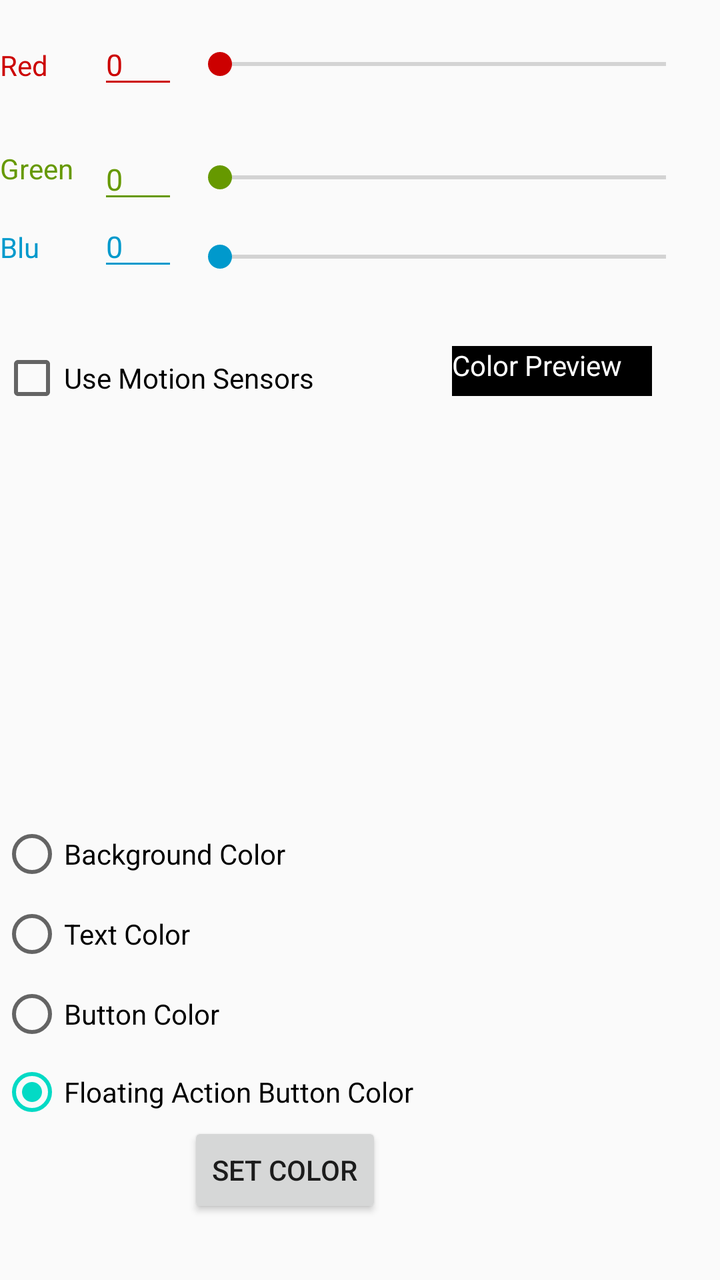
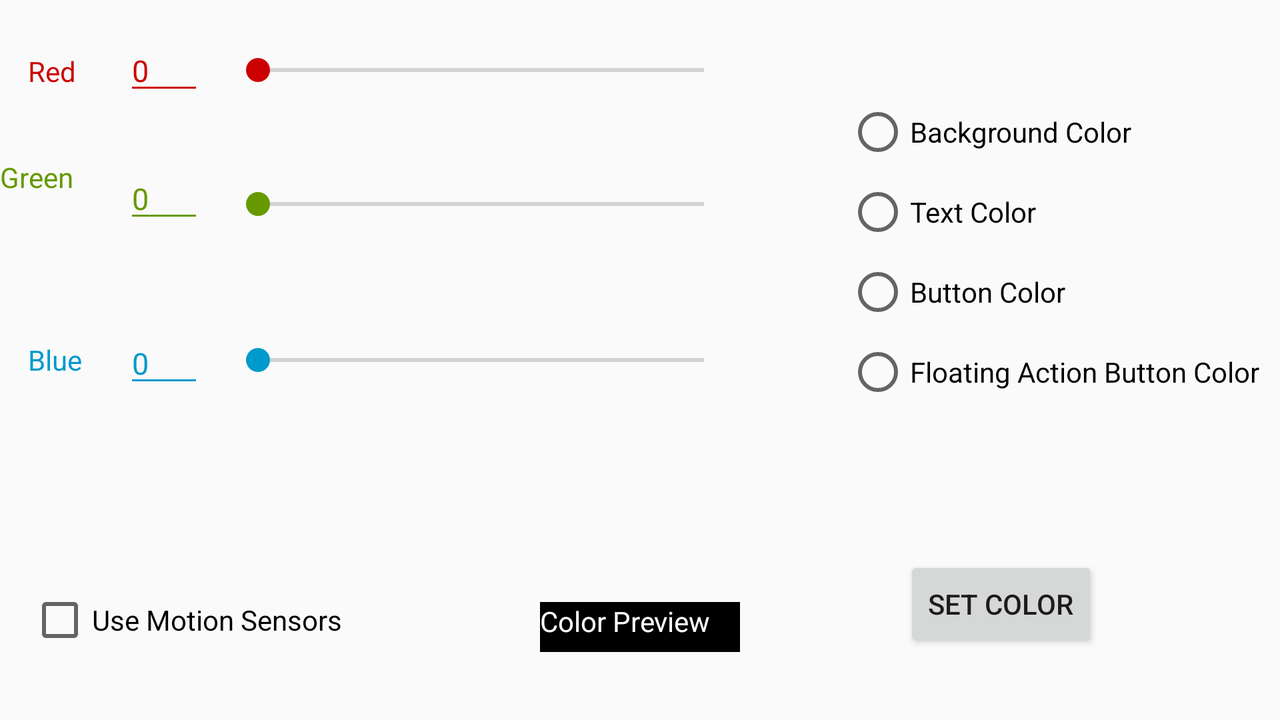

Compare how this app lays out the same screen by default and in its alternative resource folder. The renders come first, then the two layout files and the values they reference.
<!-- AndroidManifest.xml: application theme AppTheme -->
<!-- res/layout/content_main.xml -->
<?xml version="1.0" encoding="utf-8"?>
<RelativeLayout
    xmlns:android="http://schemas.android.com/apk/res/android"
    xmlns:app="http://schemas.android.com/apk/res-auto"
    xmlns:tools="http://schemas.android.com/tools"
    android:layout_width="match_parent"
    android:layout_height="match_parent"
    app:layout_behavior="@string/appbar_scrolling_view_behavior"
    tools:context=".MainActivity"
    tools:showIn="@layout/activity_main"
    android:orientation="horizontal"
    android:id="@+id/main_layout"

    >

    <TextView
        android:id="@+id/red_text_View"
        android:layout_width="35dp"
        android:layout_height="wrap_content"
        android:layout_alignParentStart="true"
        android:layout_alignParentTop="true"
        android:layout_marginTop="23dp"
        android:text="@string/red"
        android:textColor="@android:color/holo_red_dark"
        app:layout_constraintLeft_toLeftOf="parent"
        app:layout_constraintTop_toTopOf="parent"
        tools:layout_editor_absoluteX="7dp" />


    <TextView
        android:id="@+id/green_Text_View"
        android:layout_width="49dp"
        android:layout_height="32dp"
        android:layout_alignParentStart="true"
        android:layout_alignTop="@+id/green_Seek_Bar"
        android:text="@string/green"
        android:textColor="@android:color/holo_green_dark"
        app:layout_constraintLeft_toLeftOf="parent"
        tools:layout_editor_absoluteX="7dp" />

    <TextView
        android:id="@+id/blue_Text_View"
        android:layout_width="wrap_content"
        android:layout_height="wrap_content"
        android:layout_alignBaseline="@+id/Blue_Edit_Text"
        android:layout_alignParentStart="true"
        android:maxLength="3"
        android:text="@string/blue"
        android:textColor="@android:color/holo_blue_dark"
        app:layout_constraintLeft_toLeftOf="parent"
        tools:layout_editor_absoluteX="7dp" />

    <EditText
        android:id="@+id/Red_Edit_Text"
        android:layout_width="40dp"
        android:layout_height="wrap_content"
        android:layout_alignBaseline="@+id/red_text_View"
        android:layout_toEndOf="@+id/green_Text_View"
        android:backgroundTint="@android:color/holo_red_dark"
        android:ems="10"
        android:inputType="numberDecimal"
        android:text="@string/_0"
        android:textColor="@android:color/holo_red_dark"
        android:textSize="15sp"
        app:layout_constraintTop_toTopOf="parent"
        tools:layout_editor_absoluteX="57dp"
        tools:layout_editor_absoluteY="16dp"
        android:maxLength="3"/>

    <EditText
        android:id="@+id/green_Edit_Text"
        android:layout_width="40dp"
        android:layout_height="wrap_content"
        android:layout_alignBottom="@+id/green_Text_View"
        android:layout_toEndOf="@+id/green_Text_View"
        android:backgroundTint="@android:color/holo_green_dark"
        android:ems="10"
        android:inputType="number"
        android:maxEms="255"
        android:text="@string/_0"
        android:textColor="@android:color/holo_green_dark"
        android:textSize="15sp"
        android:maxLength="3"/>
    <EditText
        android:id="@+id/Blue_Edit_Text"
        android:layout_width="40dp"
        android:layout_height="wrap_content"
        android:layout_alignParentTop="true"
        android:layout_marginTop="103dp"
        android:layout_toEndOf="@+id/green_Text_View"
        android:backgroundTint="@android:color/holo_blue_dark"
        android:ems="10"
        android:inputType="number"
        android:maxEms="255"
        android:text="@string/_0"
        android:textColor="@android:color/holo_blue_dark"
        android:textSize="15sp"
        android:maxLength="3"/>

    <SeekBar
        android:id="@+id/red_Seek_Bar"
        android:layout_width="255dp"
        android:layout_height="wrap_content"
        android:layout_alignParentEnd="true"
        android:layout_alignTop="@+id/red_text_View"
        android:layout_marginEnd="11dp"

        android:max="255"
        android:thumbTint="@android:color/holo_red_dark"
        app:layout_constraintLeft_toRightOf="@id/Red_Edit_Text"
        app:layout_constraintTop_toTopOf="parent"
        tools:layout_editor_absoluteY="16dp" />

    <SeekBar
        android:id="@+id/green_Seek_Bar"
        android:layout_width="255dp"
        android:layout_height="28dp"
        android:layout_above="@+id/Blue_Edit_Text"
        android:layout_alignStart="@+id/red_Seek_Bar"
        android:layout_marginBottom="-103dp"
        android:max="255"
        android:thumbTint="@android:color/holo_green_dark"
        app:layout_constraintLeft_toRightOf="@id/green_Edit_Text"
        app:layout_constraintTop_toBottomOf="@id/red_Seek_Bar" />

    <SeekBar
        android:id="@+id/Blue_Seek_Bar"
        android:layout_width="255dp"
        android:layout_height="24dp"
        android:layout_alignBottom="@+id/Blue_Edit_Text"
        android:layout_alignStart="@+id/red_Seek_Bar"
        android:max="255"
        android:thumbTint="@android:color/holo_blue_dark"
        app:layout_constraintLeft_toRightOf="@id/Blue_Edit_Text"
        app:layout_constraintTop_toBottomOf="@id/green_Seek_Bar" />


    <CheckBox
        android:id="@+id/ums"
        android:layout_width="wrap_content"
        android:layout_height="wrap_content"
        android:layout_alignParentStart="true"
        android:layout_alignParentTop="true"
        android:layout_marginTop="173dp"
        android:text="@string/use_motion_sensors"
        tools:ignore="InvalidId"
        tools:layout_editor_absoluteX="5dp" />

    <TextView
        android:id="@+id/color_Preview_Text_View"
        android:layout_width="100dp"
        android:layout_height="25dp"
        android:layout_alignParentEnd="true"
        android:layout_alignTop="@+id/ums"
        android:layout_marginEnd="34dp"
        android:background="@android:color/black"
        android:text="@string/color_preview"
        android:textColor="@android:color/white"
        tools:layout_editor_absoluteX="258dp" />


    <RadioGroup
        android:id="@+id/radioGruppe"
        android:layout_width="280dp"
        android:layout_height="200dp"
        android:layout_above="@+id/btnn"
        android:layout_alignParentStart="true"
        tools:layout_editor_absoluteX="9dp"
        tools:layout_editor_absoluteY="2dp">

        <RadioButton
            android:id="@+id/bgcol"
            android:layout_width="wrap_content"
            android:layout_height="wrap_content"
            android:layout_marginTop="50dp"
            android:checked="true"
            android:onClick="check"
            android:text="@string/background_color" />

        <RadioButton
            android:id="@+id/text_Color_RadioButton"
            android:layout_width="wrap_content"
            android:layout_height="wrap_content"
            android:layout_marginTop="8dp"
            android:checked="true"
            android:onClick="check"
            android:text="@string/text_color" />

        <RadioButton
            android:id="@+id/button_Color"
            android:layout_width="wrap_content"
            android:layout_height="wrap_content"
            android:layout_marginTop="8dp"
            android:checked="true"
            android:onClick="check"
            android:text="@string/button_color" />

        <RadioButton
            android:id="@+id/fabcol"
            android:layout_width="wrap_content"
            android:layout_height="wrap_content"
            android:layout_marginTop="8dp"
            android:checked="true"
            android:onClick="check"
            android:text="@string/floating_action_button_color" />
    </RadioGroup>

    <Button
        android:id="@+id/btnn"
        android:layout_width="wrap_content"
        android:layout_height="wrap_content"
        android:layout_alignParentBottom="true"
        android:layout_alignStart="@+id/red_Seek_Bar"
        android:layout_marginBottom="31dp"
        android:text="@string/set_color"
        app:layout_constraintLeft_toLeftOf="parent"
        app:layout_constraintStart_toStartOf="parent"
        android:onClick="check"/>



</RelativeLayout>
<!-- resources referenced by this layout -->
<resources>
  <string name="_0">0</string>
  <string name="background_color">Background Color</string>
  <string name="blue">Blue</string>
  <string name="button_color">Button Color</string>
  <string name="color_preview">Color Preview</string>
  <string name="floating_action_button_color">Floating Action Button Color</string>
  <string name="green">Green</string>
  <string name="red">Red</string>
  <string name="set_color">set color</string>
  <string name="text_color">Text Color</string>
  <string name="use_motion_sensors">Use Motion Sensors</string>
  <style name="AppTheme" parent="Theme.AppCompat.Light.DarkActionBar">
          
          <item name="colorPrimary">@color/colorPrimary</item>
          <item name="colorPrimaryDark">@color/colorPrimaryDark</item>
          <item name="colorAccent">@color/colorAccent</item>
      </style>
</resources>
<!-- res/layout-land/content_main.xml (the repository's variant of the layout above) -->
<!-- drawn on the phone turned sideways -->
<?xml version="1.0" encoding="utf-8"?>
<RelativeLayout xmlns:android="http://schemas.android.com/apk/res/android"
    xmlns:app="http://schemas.android.com/apk/res-auto"
    xmlns:tools="http://schemas.android.com/tools"
    android:id="@+id/main_layout"
    android:layout_width="match_parent"
    android:layout_height="match_parent"
    android:orientation="horizontal"
    app:layout_behavior="@string/appbar_scrolling_view_behavior"
    tools:context=".MainActivity"
    tools:showIn="@layout/activity_main"

    >

    <TextView
        android:id="@+id/red_text_View"
        android:layout_width="35dp"
        android:layout_height="wrap_content"
        android:layout_alignEnd="@+id/green_Text_View"
        android:layout_alignParentTop="true"
        android:layout_marginTop="26dp"
        android:text="@string/red"
        android:textColor="@android:color/holo_red_dark"
        app:layout_constraintLeft_toLeftOf="parent"
        app:layout_constraintTop_toTopOf="parent"
        tools:layout_editor_absoluteX="7dp" />


    <TextView
        android:id="@+id/green_Text_View"
        android:layout_width="49dp"
        android:layout_height="32dp"
        android:layout_alignBottom="@+id/green_Seek_Bar"
        android:layout_alignParentStart="true"
        android:text="@string/green"
        android:textColor="@android:color/holo_green_dark"
        app:layout_constraintLeft_toLeftOf="parent"
        tools:layout_editor_absoluteX="7dp" />

    <TextView
        android:id="@+id/blue_Text_View"
        android:layout_width="wrap_content"
        android:layout_height="wrap_content"
        android:layout_alignStart="@+id/red_text_View"
        android:layout_centerVertical="true"
        android:text="@string/blue"
        android:textColor="@android:color/holo_blue_dark"
        app:layout_constraintLeft_toLeftOf="parent"
        tools:layout_editor_absoluteX="7dp" />

    <EditText
        android:id="@+id/Red_Edit_Text"
        android:layout_width="40dp"
        android:layout_height="wrap_content"
        android:layout_alignBaseline="@+id/red_text_View"
        android:layout_alignStart="@+id/Blue_Edit_Text"
        android:backgroundTint="@android:color/holo_red_dark"
        android:ems="10"
        android:inputType="numberDecimal"
        android:text="@string/_0"
        android:textColor="@android:color/holo_red_dark"
        android:textSize="15sp"
        app:layout_constraintTop_toTopOf="parent"
        tools:layout_editor_absoluteX="57dp"
        tools:layout_editor_absoluteY="16dp" />

    <EditText
        android:id="@+id/green_Edit_Text"
        android:layout_width="40dp"
        android:layout_height="wrap_content"
        android:layout_alignStart="@+id/Red_Edit_Text"
        android:layout_alignTop="@+id/green_Text_View"
        android:backgroundTint="@android:color/holo_green_dark"
        android:ems="10"
        android:inputType="number"
        android:maxEms="255"
        android:text="@string/_0"
        android:textColor="@android:color/holo_green_dark"
        android:textSize="15sp" />

    <EditText
        android:id="@+id/Blue_Edit_Text"
        android:layout_width="40dp"
        android:layout_height="wrap_content"
        android:layout_alignParentStart="true"
        android:layout_centerVertical="true"
        android:layout_marginStart="62dp"
        android:backgroundTint="@android:color/holo_blue_dark"
        android:ems="10"
        android:inputType="number"
        android:maxEms="255"
        android:text="@string/_0"
        android:textColor="@android:color/holo_blue_dark"
        android:textSize="15sp" />

    <SeekBar
        android:id="@+id/red_Seek_Bar"
        android:layout_width="255dp"
        android:layout_height="wrap_content"

        android:layout_alignParentStart="true"
        android:layout_alignTop="@+id/red_text_View"
        android:layout_marginStart="113dp"
        android:max="255"
        android:thumbTint="@android:color/holo_red_dark"
        app:layout_constraintTop_toTopOf="parent"
        tools:layout_editor_absoluteY="16dp" />


    <SeekBar
        android:id="@+id/green_Seek_Bar"
        android:layout_width="255dp"
        android:layout_height="wrap_content"
        android:layout_alignParentTop="true"
        android:layout_alignStart="@+id/red_Seek_Bar"
        android:layout_marginTop="93dp"
        android:max="255"
        android:thumbTint="@android:color/holo_green_dark" />

    <SeekBar
        android:id="@+id/Blue_Seek_Bar"
        android:layout_width="255dp"
        android:layout_height="24dp"
        android:layout_alignEnd="@+id/red_Seek_Bar"
        android:layout_centerVertical="true"
        android:max="255"
        android:thumbTint="@android:color/holo_blue_dark" />


    <CheckBox
        android:id="@+id/use_motion_sensors"
        android:layout_width="wrap_content"
        android:layout_height="wrap_content"
        android:layout_alignBottom="@+id/color_Preview_Text_View"
        android:layout_alignStart="@+id/red_text_View"
        android:text="@string/use_motion_sensors"
        tools:ignore="InvalidId"
        tools:layout_editor_absoluteX="5dp" />

    <TextView
        android:id="@+id/color_Preview_Text_View"
        android:layout_width="100dp"
        android:layout_height="25dp"
        android:layout_alignBottom="@+id/set_Color_Button"
        android:layout_centerHorizontal="true"
        android:background="@android:color/black"
        android:text="@string/color_preview"
        android:textColor="@android:color/white"
        tools:layout_editor_absoluteX="258dp" />


    <RadioGroup
        android:id="@+id/radioGroup"
        android:layout_width="217dp"
        android:layout_height="wrap_content"

        android:layout_alignParentEnd="true"
        android:layout_alignParentTop="true"
        tools:layout_editor_absoluteX="9dp"
        tools:layout_editor_absoluteY="2dp">

        <RadioButton
            android:id="@+id/background_Color_RadioButton"
            android:layout_width="wrap_content"
            android:layout_height="wrap_content"
            android:layout_marginTop="50dp"
            android:text="@string/background_color" />

        <RadioButton
            android:id="@+id/text_Color_RadioButton"
            android:layout_width="wrap_content"
            android:layout_height="wrap_content"
            android:layout_marginTop="8dp"
            android:text="@string/text_color" />

        <RadioButton
            android:id="@+id/button_Color_RadioButton"
            android:layout_width="wrap_content"
            android:layout_height="wrap_content"
            android:layout_marginTop="8dp"
            android:text="@string/button_color" />

        <RadioButton
            android:id="@+id/floating_Action_Button_Color_RadioButton"
            android:layout_width="wrap_content"
            android:layout_height="wrap_content"
            android:layout_marginTop="8dp"
            android:text="@string/floating_action_button_color" />
    </RadioGroup>

    <Button
        android:id="@+id/set_Color_Button"
        android:layout_width="wrap_content"
        android:layout_height="wrap_content"
        android:layout_alignParentBottom="true"
        android:layout_alignParentEnd="true"
        android:layout_marginBottom="34dp"
        android:layout_marginEnd="91dp"
        android:text="@string/set_color"
        app:layout_constraintLeft_toLeftOf="parent"
        app:layout_constraintStart_toStartOf="parent"
        app:layout_constraintTop_toBottomOf="@id/radioGroup" />




</RelativeLayout>
